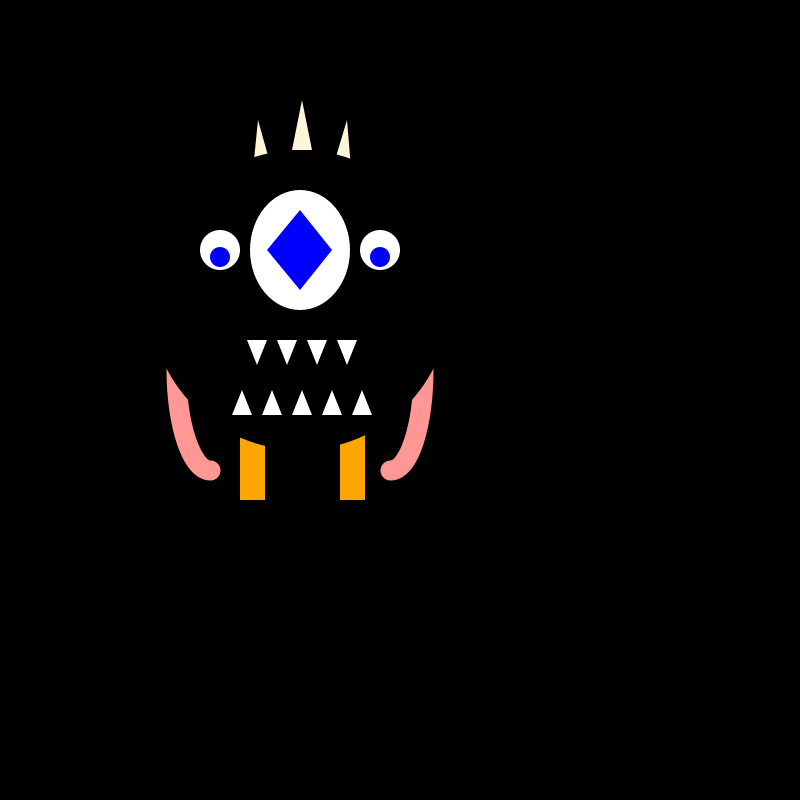
Frame 1 (no input)
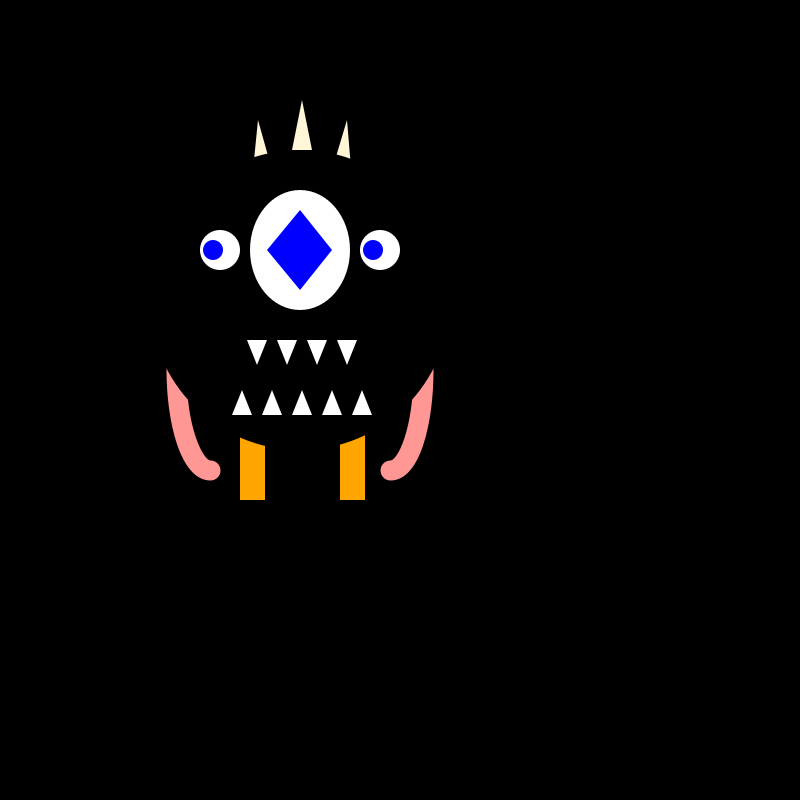
Frame 60 (the mouse pressed at the canvas centre just before this capture)
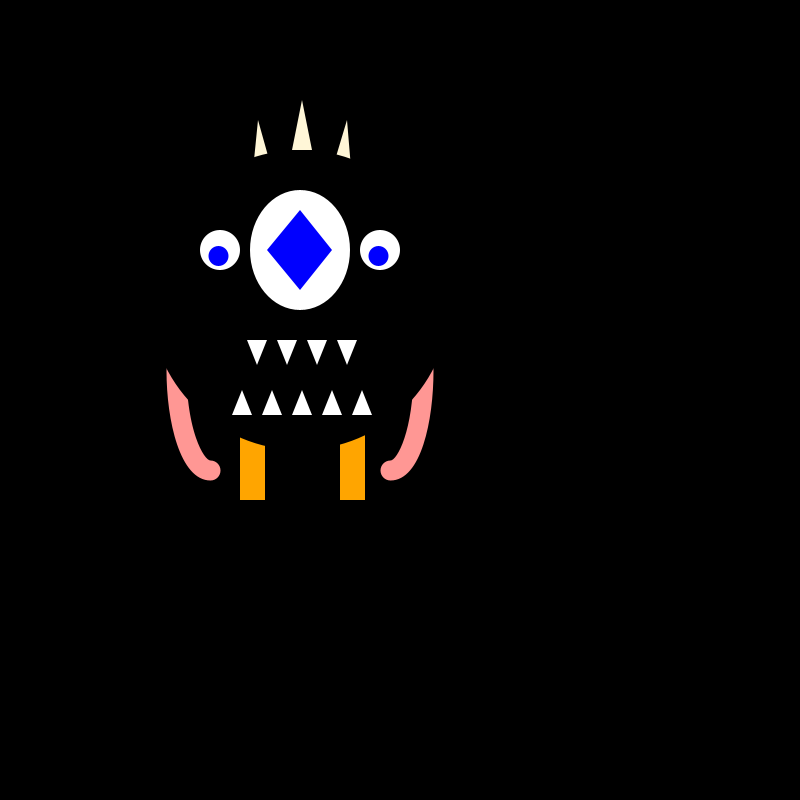
Frame 120 (the mouse held since frame 60 and released just before this capture)

The Processing sketch that drew these frames (run headless with seeded random() and noise(); from frame 60 on, the mouse is pressed at the canvas centre):

// Processing sketch: Emily_Jarrett
// ── Emily_Jarrett.pde
Monster bob;
void setup() {
  size(800, 800);
  background(0);
  bob= new Monster(500,200);
}

void draw() {
  background(0);
  bob.update();
  bob.display();
  bob.move();

}
// ── Monster.pde
float r, g, b;
int x, y;
float wX,wY;
class Monster {
  Monster(int xloc, int yloc) {
    x= xloc;
    y=yloc;
  }
  void display() {

    //left leg
    noStroke();
    fill(255, 165, 0);
    rect(240, 425, 25, 75);
    //right leg
    rect(340, 425, 25, 75);

    //top horn
    noStroke();
    fill(255, 246, 215);
    triangle(292, 150, 302, 100, 312, 150);
    //left horn
    triangle(252, 180, 258, 120, 272, 170);
    //right horn
    triangle(332, 170, 347, 120, 352, 180);

    //left arm
    stroke(255, 151, 148);
    strokeWeight(20);
    noFill();
    arc(390, 370, 67, 200, 0, PI/2, OPEN);
    //right arm
    arc(210, 370, 67, 200, PI/2, PI, OPEN);

    // Body
    noStroke();
    fill(r, g, b);
    ellipse(300, 300, 300, 300);

    // Left Eye
    noStroke();
    fill(255);
    ellipse(220, 250, 40, 40);
    // Right Eye
    ellipse(380, 250, 40, 40);

    // Left eye pupil
    noStroke();
    fill(0, 0, 255);
    ellipse(220+wX, 257+wY, 20, 20);
    // Right eye pupil
    ellipse(380+wX, 257+wY, 20, 20);

    //one eye
    noStroke();
    fill(255);
    ellipse(300, 250, 100, 120);

    // one eye pupil   
    // quad(330, 250, 300, 280, 280, 250, 300, 220);
    noStroke();
    fill(0, 0, 255);
    quad(332, 250, 300, 290, 267, 250, 300, 210);

    // Mouth
    noStroke();
    fill(0);
    rect(231, 340, 141, 75);

    //tooth1
    noStroke();
    fill(255);
    triangle(247, 340, 257, 365, 267, 340);

    //tooth2
    noStroke();
    fill(255);
    triangle(277, 340, 287, 365, 297, 340);

    //tooth3
    noStroke();
    fill(255);
    triangle(307, 340, 317, 365, 327, 340);

    //tooth4
    noStroke();
    fill(255);
    triangle(337, 340, 347, 365, 357, 340);

    //tooth5
    noStroke();
    fill(255);
    triangle(352, 415, 362, 390, 372, 415); 

    //tooth6
    noStroke();
    fill(255);
    triangle(322, 415, 332, 390, 342, 415);

    //tooth7
    noStroke();
    fill(255);
    triangle(292, 415, 302, 390, 312, 415);

    //tooth8
    noStroke();
    fill(255);
    triangle(262, 415, 272, 390, 282, 415);

    //tooth8
    noStroke();
    fill(255);
    triangle(232, 415, 242, 390, 252, 415);

    //left foot
    noStroke();
    fill(g, b, r);
    quad(270, 500, 235, 500, 225, 530, 280, 530);
    //right foot
    quad(370, 500, 335, 500, 325, 530, 380, 530);
  } //end display

void update(){
  if (keyPressed){
   r = random(255);
   g = random(255);
   b = random(255);
  }
}
void move(){
   wX = map(mouseX, 0, width, -7, 4);
   wY = map(mouseY, 0, height, -7, 5);
}
}
